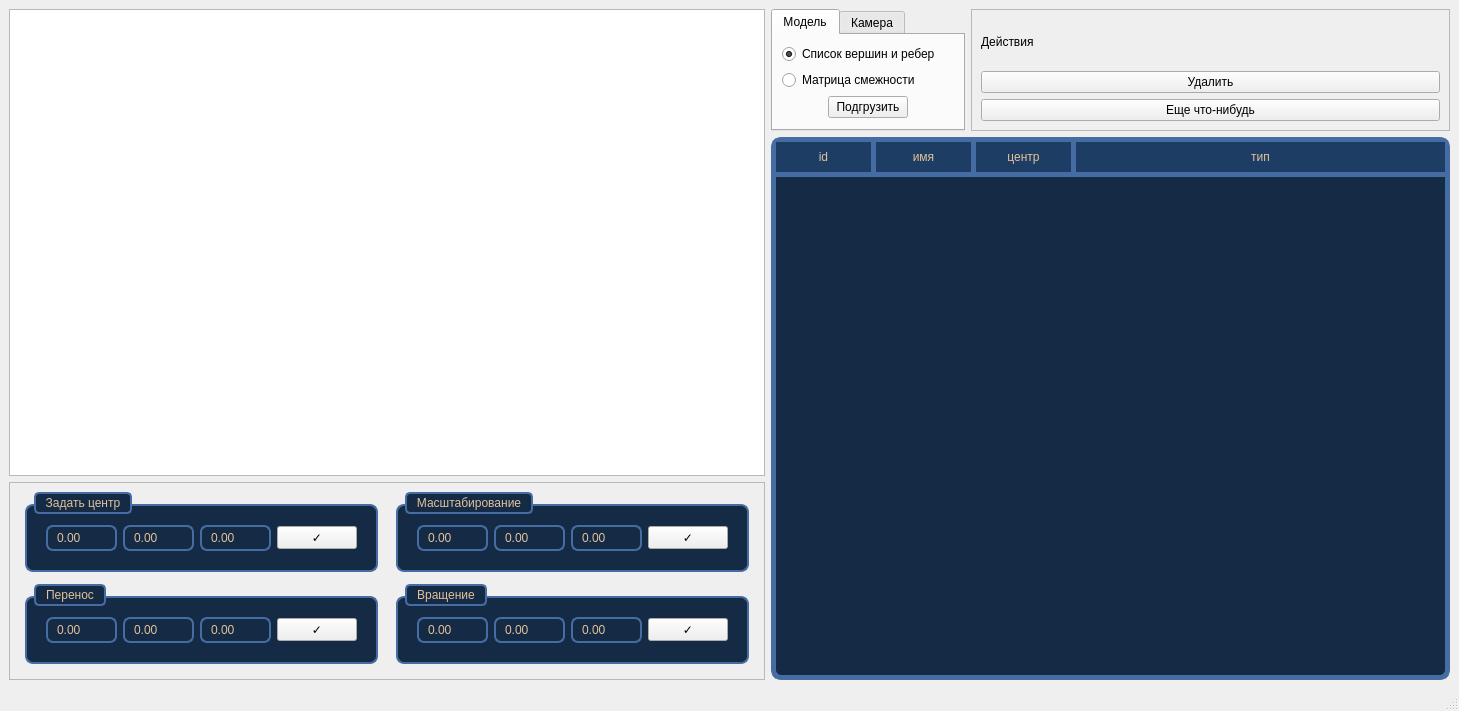
<?xml version="1.0" encoding="UTF-8"?>
<ui version="4.0">
 <class>MainWindow</class>
 <widget class="QMainWindow" name="MainWindow">
  <property name="geometry">
   <rect>
    <x>0</x>
    <y>0</y>
    <width>1459</width>
    <height>711</height>
   </rect>
  </property>
  <property name="windowTitle">
   <string>3D-viewer</string>
  </property>
  <property name="styleSheet">
   <string notr="true">QMainWindow &gt; QWidget
{
	background-color: rgb(29, 61, 100);
}

QFrame
{
	border: 5px solid rgb(70, 109, 163);
	border-radius: 10px;
	background-color: transparent;
 	padding-top: 8px;
    padding-bottom: 8px;
    padding-left: 12px;
    padding-right: 12px;
}

QLabel
{
	color: rgb(226, 194, 155);
	font: 600 16px &quot;JetBrains Mono&quot;;
	qproperty-alignment: AlignCenter;
	border: none;
}

QPushButton
{
    background-color: rgb(226, 194, 155);
    border: none;
    border-radius: 10px;
    padding-top: 8px;
    padding-bottom: 8px;
    padding-left: 12px;
    padding-right: 12px;
}


QDoubleSpinBox, QSpinBox, QLineEdit
{
	color: rgb(226, 194, 155);
	background-color: rgb(20, 42, 69);
    border-radius: 7px;
	border: none;
    padding: 3px 7px;
}

QDoubleSpinBox::up-button, QDoubleSpinBox::down-button, 
QSpinBox::up-button, QSpinBox::down-button {
    width: 18px;
    border: none;
    background-color: transparent;
}

QCheckBox
{
    color: rgb(226, 194, 155);
	font-weight: 600;
}

QCheckBox::indicator
{
    width: 15px;
    height: 15px;
    border-radius: 4px;
    border: 1.5px solid rgb(226, 194, 155);
    background-color: transparent;
}

QCheckBox::indicator:checked
{
    border-color: rgb(226, 194, 155);
	background-color: rgb(226, 194, 155);
}

QGraphicsView
{
	background-color: rgb(20, 42, 69);
	border: 5px solid rgb(70, 109, 163);
	border-radius: 10px;
}

QRadioButton
{
    color: rgb(226, 194, 155);
    font-weight: 600;
}

QRadioButton::indicator
{
    width: 15px;
    height: 15px;
    border-radius: 7px;  
    border: 1.5px solid rgb(226, 194, 155);
    background-color: transparent;
}

QRadioButton::indicator:checked
{
    border-color: rgb(226, 194, 155);
    background-color: rgb(226, 194, 155);
}

QTabWidget
{
    background-color: rgb(20, 42, 69);
    border: 5px solid rgb(70, 109, 163);
    border-bottom-left-radius: 10px;
    border-bottom-right-radius: 10px;
    border-top-right-radius: 10px;
    border-top-left-radius: 0px;
}

QTabWidget QWidget
{
    background-color: rgb(20, 42, 69);
}

QTabWidget::pane
{
    border: none;
    background-color: rgb(20, 42, 69);
    top: -5px;
}

QTabBar::tab
{
    background-color: rgba(70, 109, 163, 120);
    color: rgb(226, 194, 155);
    font: 600 14px &quot;JetBrains Mono&quot;;
    border: 5px solid rgb(70, 109, 163);
    border-top-left-radius: 8px;
    border-top-right-radius: 8px;
    border-bottom-left-radius: 0;
    border-bottom-right-radius: 0;
    padding: 8px 12px;
    min-width: 80px;
    margin-right: -5px;
    margin-bottom: 0;
}

QTabBar::tab:last
{
    margin-right: 0;
}

QTabBar::tab:hover
{
    background-color: rgb(70, 109, 163);
    color: rgb(255, 255, 255);
}

QTabBar::tab:selected
{
    background-color: rgb(20, 42, 69);
    color: rgb(226, 194, 155);
    border-bottom-color: rgb(20, 42, 69);
    margin-bottom: -5px;
}

QTabBar::tab:disabled
{
    color: rgb(100, 100, 100);
}

QTabWidget QPushButton
{
    background-color: rgb(226, 194, 155);
    border: none;
    border-radius: 10px;
    padding-top: 8px;
    padding-bottom: 8px;
    padding-left: 12px;
    padding-right: 12px;
}

QTabWidget QPushButton:hover
{
    background-color: rgb(240, 210, 170);
}

QTabWidget QPushButton:pressed
{
    background-color: rgb(200, 170, 130);
}</string>
  </property>
  <widget class="QWidget" name="centralwidget">
   <layout class="QGridLayout" name="gridLayout_9">
    <item row="0" column="0">
     <widget class="QGraphicsView" name="graphicsView"/>
    </item>
    <item row="0" column="1" rowspan="2">
     <layout class="QGridLayout" name="gridLayout_8">
      <item row="0" column="0">
       <widget class="QTabWidget" name="tabWidget">
        <property name="sizePolicy">
         <sizepolicy hsizetype="Preferred" vsizetype="Preferred">
          <horstretch>0</horstretch>
          <verstretch>0</verstretch>
         </sizepolicy>
        </property>
        <property name="styleSheet">
         <string notr="true"/>
        </property>
        <property name="currentIndex">
         <number>0</number>
        </property>
        <widget class="QWidget" name="tab">
         <attribute name="title">
          <string>Модель</string>
         </attribute>
         <layout class="QGridLayout" name="gridLayout">
          <item row="2" column="1">
           <widget class="QPushButton" name="loadFigureButton">
            <property name="text">
             <string>Подгрузить</string>
            </property>
           </widget>
          </item>
          <item row="2" column="0">
           <spacer name="horizontalSpacer">
            <property name="orientation">
             <enum>Qt::Orientation::Horizontal</enum>
            </property>
            <property name="sizeType">
             <enum>QSizePolicy::Policy::Preferred</enum>
            </property>
            <property name="sizeHint" stdset="0">
             <size>
              <width>40</width>
              <height>20</height>
             </size>
            </property>
           </spacer>
          </item>
          <item row="2" column="2">
           <spacer name="horizontalSpacer_2">
            <property name="orientation">
             <enum>Qt::Orientation::Horizontal</enum>
            </property>
            <property name="sizeType">
             <enum>QSizePolicy::Policy::Preferred</enum>
            </property>
            <property name="sizeHint" stdset="0">
             <size>
              <width>40</width>
              <height>20</height>
             </size>
            </property>
           </spacer>
          </item>
          <item row="1" column="0" colspan="3">
           <widget class="QRadioButton" name="MatrixModelMode">
            <property name="text">
             <string>Матрица смежности</string>
            </property>
           </widget>
          </item>
          <item row="0" column="0" colspan="3">
           <widget class="QRadioButton" name="listModelMode">
            <property name="enabled">
             <bool>true</bool>
            </property>
            <property name="text">
             <string>Список вершин и ребер</string>
            </property>
            <property name="checked">
             <bool>true</bool>
            </property>
           </widget>
          </item>
         </layout>
        </widget>
        <widget class="QWidget" name="tab_2">
         <attribute name="title">
          <string>Камера</string>
         </attribute>
         <layout class="QGridLayout" name="gridLayout_2">
          <item row="0" column="0" colspan="3">
           <widget class="QRadioButton" name="DefaultCameraMode">
            <property name="text">
             <string>Обычная</string>
            </property>
            <property name="checked">
             <bool>true</bool>
            </property>
           </widget>
          </item>
          <item row="1" column="0" colspan="3">
           <widget class="QRadioButton" name="UnordinaryCameraMode">
            <property name="text">
             <string>Необычная</string>
            </property>
           </widget>
          </item>
          <item row="2" column="1">
           <widget class="QPushButton" name="loadCameraButton">
            <property name="text">
             <string>Подгрузить</string>
            </property>
           </widget>
          </item>
         </layout>
        </widget>
       </widget>
      </item>
      <item row="0" column="1">
       <widget class="QFrame" name="frame_2">
        <property name="sizePolicy">
         <sizepolicy hsizetype="Expanding" vsizetype="Preferred">
          <horstretch>0</horstretch>
          <verstretch>0</verstretch>
         </sizepolicy>
        </property>
        <property name="frameShape">
         <enum>QFrame::Shape::StyledPanel</enum>
        </property>
        <property name="frameShadow">
         <enum>QFrame::Shadow::Raised</enum>
        </property>
        <layout class="QGridLayout" name="gridLayout_10">
         <item row="0" column="0">
          <widget class="QLabel" name="label">
           <property name="text">
            <string>Действия</string>
           </property>
          </widget>
         </item>
         <item row="1" column="0">
          <widget class="QPushButton" name="deleteObjectButton">
           <property name="text">
            <string>Удалить</string>
           </property>
          </widget>
         </item>
         <item row="2" column="0">
          <widget class="QPushButton" name="smthElseButton">
           <property name="text">
            <string>Еще что-нибудь</string>
           </property>
          </widget>
         </item>
        </layout>
       </widget>
      </item>
      <item row="1" column="0" colspan="2">
       <widget class="QTableWidget" name="objectTable">
        <property name="styleSheet">
         <string notr="true">QTableWidget QFrame
{
    border: none;
    border-radius: 0px;
    background-color: transparent;
	padding: 0px;
}

QTableWidget
{
    background-color: rgb(20, 42, 69);
    border: 5px solid rgb(70, 109, 163);
    border-radius: 10px;
    color: rgb(226, 194, 155);
    font: 600 14px &quot;JetBrains Mono&quot;;
    gridline-color: rgb(70, 109, 163);
	padding: 0px;
    margin: 0px;
}

QTableWidget QHeaderView::section
{
    background-color: rgb(29, 61, 100);
    color: rgb(226, 194, 155);
    font: 600 14px &quot;JetBrains Mono&quot;;
    border: none;
    border-bottom: 5px solid rgb(70, 109, 163);
    border-right: 5px solid rgb(70, 109, 163);
    padding: 6px;
    margin: 0px;
}

QTableWidget QHeaderView::section:last
{
    border-right: none;
}

QTableWidget::item
{
    border-bottom: 5px solid rgb(70, 109, 163);
    border-right: 5px solid rgb(70, 109, 163);
    padding: 4px;
}

QTableWidget::item:selected
{
    background-color: rgb(70, 109, 163);
    color: rgb(255, 255, 255);
}

QTableWidget::item:hover
{
    background-color: rgba(70, 109, 163, 120);
}</string>
        </property>
        <attribute name="horizontalHeaderStretchLastSection">
         <bool>true</bool>
        </attribute>
        <column>
         <property name="text">
          <string>id</string>
         </property>
        </column>
        <column>
         <property name="text">
          <string>имя</string>
         </property>
        </column>
        <column>
         <property name="text">
          <string>центр</string>
         </property>
        </column>
        <column>
         <property name="text">
          <string>тип</string>
         </property>
        </column>
       </widget>
      </item>
     </layout>
    </item>
    <item row="1" column="0">
     <widget class="QFrame" name="frame">
      <property name="styleSheet">
       <string notr="true">QFrame &gt; QFrame
{
	background-color: rgb(20, 42, 69);
	border: none;
}</string>
      </property>
      <property name="frameShape">
       <enum>QFrame::Shape::StyledPanel</enum>
      </property>
      <property name="frameShadow">
       <enum>QFrame::Shadow::Raised</enum>
      </property>
      <layout class="QGridLayout" name="gridLayout_7">
       <item row="0" column="0">
        <widget class="QGroupBox" name="groupBox_3">
         <property name="styleSheet">
          <string notr="true">QGroupBox
{
    border: 2px solid rgb(70, 109, 163);
    border-radius: 8px;
    margin-top: 12px;
    margin-bottom: 6px;
    margin-left: 6px;
    margin-right: 6px;
    padding: 10px;
    background-color: rgb(20, 42, 69);
}

QGroupBox::title
{
    color: rgb(226, 194, 155);
    font: 600 15px &quot;JetBrains Mono&quot;;
    border: 2px solid rgb(70, 109, 163);
    border-radius: 5px;
    background-color: rgb(20, 42, 69);
    padding: 2px 8px;
    subcontrol-origin: margin;
    left: 15px;
}


QDoubleSpinBox, QSpinBox, QLineEdit
{
	color: rgb(226, 194, 155);
	background-color: rgb(20, 42, 69);
    border-radius: 7px;
	border: 2px solid rgb(70, 109, 163);
    padding: 3px 7px;
}

QDoubleSpinBox::up-button, QDoubleSpinBox::down-button, 
QSpinBox::up-button, QSpinBox::down-button {
    width: 18px;
    border: none;
    background-color: transparent;
}</string>
         </property>
         <property name="title">
          <string>Задать центр</string>
         </property>
         <layout class="QGridLayout" name="gridLayout_6">
          <item row="0" column="0">
           <widget class="QDoubleSpinBox" name="setCenterXInput"/>
          </item>
          <item row="0" column="1">
           <widget class="QDoubleSpinBox" name="setCenterYInput"/>
          </item>
          <item row="0" column="2">
           <widget class="QDoubleSpinBox" name="setCenterZInput"/>
          </item>
          <item row="0" column="3">
           <widget class="QPushButton" name="setCenterButton">
            <property name="text">
             <string>✓</string>
            </property>
           </widget>
          </item>
         </layout>
        </widget>
       </item>
       <item row="0" column="1">
        <widget class="QGroupBox" name="groupBox_2">
         <property name="styleSheet">
          <string notr="true">QGroupBox
{
    border: 2px solid rgb(70, 109, 163);
    border-radius: 8px;
    margin-top: 12px;
    margin-bottom: 6px;
    margin-left: 6px;
    margin-right: 6px;
    padding: 10px;
    background-color: rgb(20, 42, 69);
}

QGroupBox::title
{
    color: rgb(226, 194, 155);
    font: 600 15px &quot;JetBrains Mono&quot;;
    border: 2px solid rgb(70, 109, 163);
    border-radius: 5px;
    background-color: rgb(20, 42, 69);
    padding: 2px 8px;
    subcontrol-origin: margin;
    left: 15px;
}


QDoubleSpinBox, QSpinBox, QLineEdit
{
	color: rgb(226, 194, 155);
	background-color: rgb(20, 42, 69);
    border-radius: 7px;
	border: 2px solid rgb(70, 109, 163);
    padding: 3px 7px;
}

QDoubleSpinBox::up-button, QDoubleSpinBox::down-button, 
QSpinBox::up-button, QSpinBox::down-button {
    width: 18px;
    border: none;
    background-color: transparent;
}</string>
         </property>
         <property name="title">
          <string>Масштабирование</string>
         </property>
         <layout class="QGridLayout" name="gridLayout_4">
          <item row="0" column="0">
           <widget class="QDoubleSpinBox" name="scaleFigureXInput"/>
          </item>
          <item row="0" column="1">
           <widget class="QDoubleSpinBox" name="scaleFigureYInput"/>
          </item>
          <item row="0" column="2">
           <widget class="QDoubleSpinBox" name="scaleFigureZInput"/>
          </item>
          <item row="0" column="3">
           <widget class="QPushButton" name="scaleFigureButton">
            <property name="text">
             <string>✓</string>
            </property>
           </widget>
          </item>
         </layout>
        </widget>
       </item>
       <item row="1" column="0">
        <widget class="QGroupBox" name="groupBox">
         <property name="styleSheet">
          <string notr="true">QGroupBox
{
    border: 2px solid rgb(70, 109, 163);
    border-radius: 8px;
    margin-top: 12px;
    margin-bottom: 6px;
    margin-left: 6px;
    margin-right: 6px;
    padding: 10px;
    background-color: rgb(20, 42, 69);
}

QGroupBox::title
{
    color: rgb(226, 194, 155);
    font: 600 15px &quot;JetBrains Mono&quot;;
    border: 2px solid rgb(70, 109, 163);
    border-radius: 5px;
    background-color: rgb(20, 42, 69);
    padding: 2px 8px;
    subcontrol-origin: margin;
    left: 15px;
}


QDoubleSpinBox, QSpinBox, QLineEdit
{
	color: rgb(226, 194, 155);
	background-color: rgb(20, 42, 69);
    border-radius: 7px;
	border: 2px solid rgb(70, 109, 163);
    padding: 3px 7px;
}

QDoubleSpinBox::up-button, QDoubleSpinBox::down-button, 
QSpinBox::up-button, QSpinBox::down-button {
    width: 18px;
    border: none;
    background-color: transparent;
}</string>
         </property>
         <property name="title">
          <string>Перенос</string>
         </property>
         <layout class="QGridLayout" name="gridLayout_3">
          <item row="0" column="0">
           <widget class="QDoubleSpinBox" name="moveFigureXInput"/>
          </item>
          <item row="0" column="3">
           <widget class="QPushButton" name="moveFigureButton">
            <property name="text">
             <string>✓</string>
            </property>
           </widget>
          </item>
          <item row="0" column="1">
           <widget class="QDoubleSpinBox" name="moveFigureYInput"/>
          </item>
          <item row="0" column="2">
           <widget class="QDoubleSpinBox" name="moveFigureZInput"/>
          </item>
         </layout>
        </widget>
       </item>
       <item row="1" column="1">
        <widget class="QGroupBox" name="groupBox_4">
         <property name="styleSheet">
          <string notr="true">QGroupBox
{
    border: 2px solid rgb(70, 109, 163);
    border-radius: 8px;
    margin-top: 12px;
    margin-bottom: 6px;
    margin-left: 6px;
    margin-right: 6px;
    padding: 10px;
    background-color: rgb(20, 42, 69);
}

QGroupBox::title
{
    color: rgb(226, 194, 155);
    font: 600 15px &quot;JetBrains Mono&quot;;
    border: 2px solid rgb(70, 109, 163);
    border-radius: 5px;
    background-color: rgb(20, 42, 69);
    padding: 2px 8px;
    subcontrol-origin: margin;
    left: 15px;
}


QDoubleSpinBox, QSpinBox, QLineEdit
{
	color: rgb(226, 194, 155);
	background-color: rgb(20, 42, 69);
    border-radius: 7px;
	border: 2px solid rgb(70, 109, 163);
    padding: 3px 7px;
}

QDoubleSpinBox::up-button, QDoubleSpinBox::down-button, 
QSpinBox::up-button, QSpinBox::down-button {
    width: 18px;
    border: none;
    background-color: transparent;
}</string>
         </property>
         <property name="title">
          <string>Вращение</string>
         </property>
         <layout class="QGridLayout" name="gridLayout_5">
          <item row="0" column="0">
           <widget class="QDoubleSpinBox" name="rotateFigureXInput"/>
          </item>
          <item row="0" column="1">
           <widget class="QDoubleSpinBox" name="rotateFigureYInput"/>
          </item>
          <item row="0" column="2">
           <widget class="QDoubleSpinBox" name="rotateFigureZInput"/>
          </item>
          <item row="0" column="3">
           <widget class="QPushButton" name="rotateFigureButton">
            <property name="text">
             <string>✓</string>
            </property>
           </widget>
          </item>
         </layout>
        </widget>
       </item>
      </layout>
     </widget>
    </item>
   </layout>
  </widget>
  <widget class="QMenuBar" name="menubar">
   <property name="geometry">
    <rect>
     <x>0</x>
     <y>0</y>
     <width>1459</width>
     <height>24</height>
    </rect>
   </property>
  </widget>
  <widget class="QStatusBar" name="statusbar"/>
 </widget>
 <resources/>
 <connections/>
</ui>
